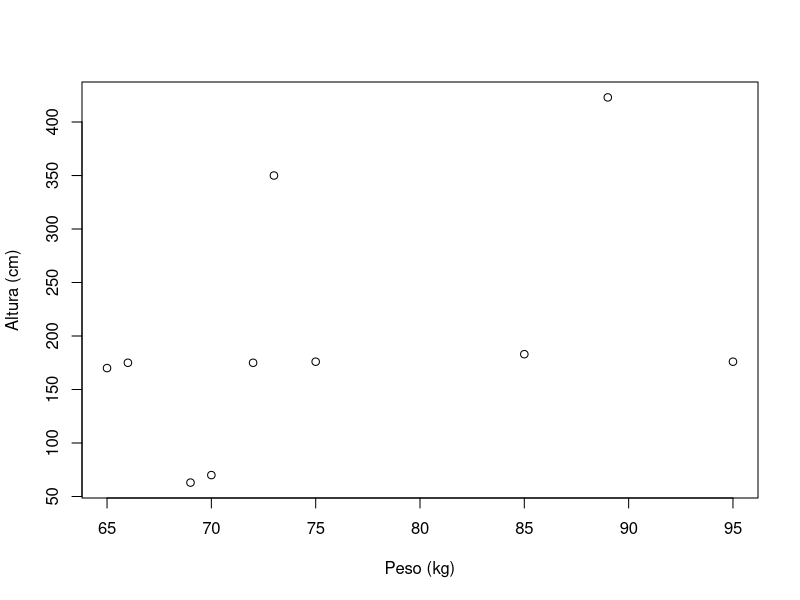
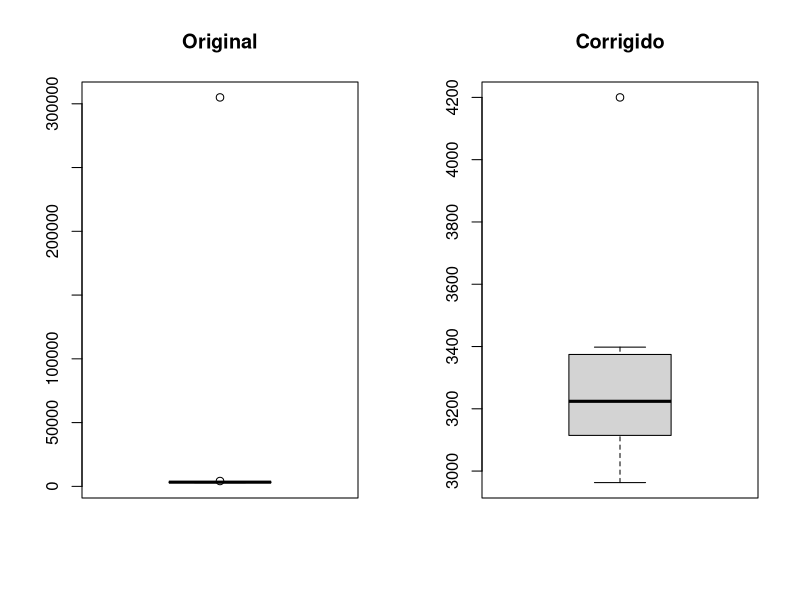

The R script that drew these images, in order:
# Outliers e dados faltantes: definição e causas de ocorrência em conjuntos de dados

dados <- data.frame(consumidor = seq(1, 10, by=1),
                    peso = c(65, 66, 85, 72, 95, 73, 75, 89, 69, 70),
                    altura = c(170, 175, 183, 175, 176, 350, 176, 423, 63, 70)) # Cria do Dataframe

dados
plot(dados$peso, dados$altura, ylab = "Altura (cm)", xlab = "Peso (kg)") # Cria o gráfico


# Quando a informação não está disponível: o que são dados faltantes?

dados2 <- data.frame(cod_usuario=seq(1,15,by=1),
                     renda=c(10000,7200,NA,1230,1250,NA,NA,5100,3450,2100,NA,NA,NA,2200,5800),
                     consumo_total=c(5123,4250,7650,560,600,6300,2200,1400,2200,1056,450,300,
                                     590,950,3590)) #Cria do DataFrame

dados2
compl <- data.frame(N_NA=colSums(is.na(dados2)))  # Cria uma tabela com o número de registros ausentes
                                                  # em cada variável
compl # Visualiza a tabela
compl$completude <- 100-(compl$N_NA/15)*100 # Quantifica a completude e cria uma nova coluna na tabela
compl # Visualiza a tabela após a notificação de completude


# Impacto de outliers e dados faltantes nas medidas descritivas de conjuntos de dados

dadosb2<-data.frame(id_func=seq(1,15,by=1),
salario_original=c(2966,3179,3224,305000,
3374,3216,3319,3398,2963,
3314,2977,3208, 3375, 3391,4200),
salario_corrigido=c(2966,3179,3224,3050,
3374,3216,3319,3398,2963,
3314,2977,3208, 3375, 3391,4200)) # Criação do objeto

dadosb2 # Visualização dos dados

par(mfrow=c(1,2)) # Função para ajuste de posição das figuras
boxplot(dadosb2$salario_original, main="Original") # Boxplot da medida original
boxplot(dadosb2$salario_corrigido, main="Corrigido") # Boxplot da medida corrigida
media1<-mean(dadosb2$salario_original) # Obtém a primeira média (original)
sd1<-sd(dadosb2$salario_original) # Obtém o primeiro desvio padrão (original)
(sd1/media1)*100 # Coeficiente de variação (%) (original)
media2<-mean (dadosb2$salario_corrigido) # Obtém a segunda média (corrigido)
sd2<-sd(dadosb2$salario_corrigido) # Obtém o segundo desvio padrão (corrigido)
(sd2/media2)*100# Coeficiente de variação (%) (corrigido)

data.frame(coluna=c("Original", "Corrigida"),
media=c(media1,media2), desvio_padrao=c(sd1,sd2),
CV=c((sd1/media1)*100, (sd2/media2)*100)) # Criação de tabela sintese


# Dados faltantes como limitação à comparação de variáveis

dadosb2_2 <- data.frame(id_func = c(12, 14, 16, 27, 43, 45, 53, 70, 73, 91, 96, 100),
                        dias_uteis = c(168, 180, 236, 189, NA, NA, 196, 174, 206, 247, NA, 177),
                        salario = c(3179, 2182, 2411, 1865, 3319, 3374, 1872, 3391, 2439, 2247, 2952, 1961))

dadosb2_2 # Visualização dos dados

cor(dadosb2_2$dias_uteis, dadosb2_2$salario) # Obtenção de correlação